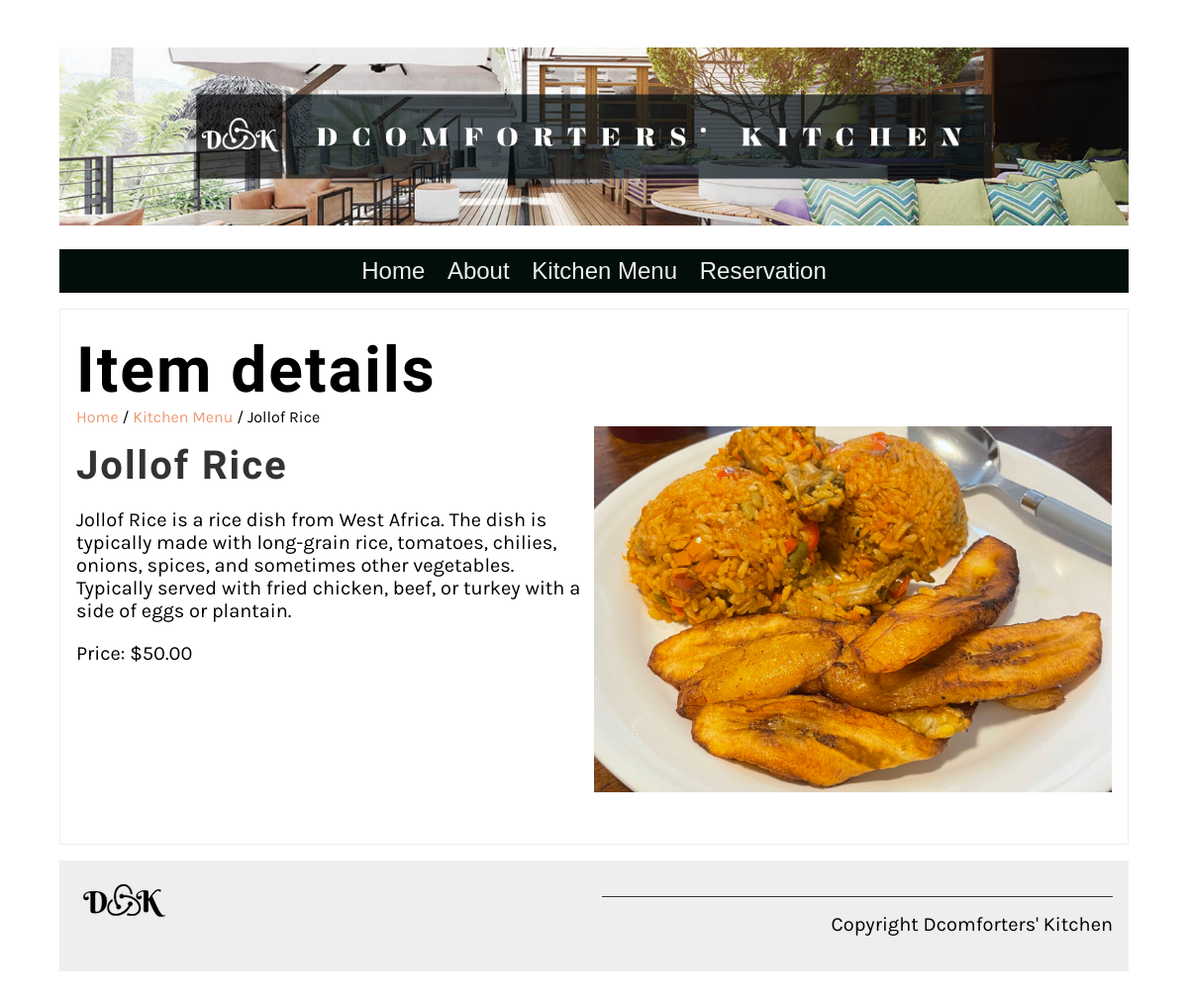
Page /kitchen/menu_details/1 on the committed database.
### secondproject/newapp/models.py (models this page shows, shortened)
class Menu(models.Model):
    food_name = models.CharField(max_length=100)
    cuisine = models.CharField(max_length=100)
    item_description = models.TextField(max_length=1000, default='')
    price = models.DecimalField(max_digits=10, decimal_places=2, null=True, blank=True)
    prep_time = models.IntegerField(default=25)
    calories = models.IntegerField(default=1000)

### secondproject/newapp/views.py (the view)
# urls.py: path('menu_details/<int:pk>', views.menu_details, name='menu_details'),
def menu_details(request, pk=None):
    if pk:
        menu_item = Menu.objects.get(pk=pk)
    else:
        menu_item = ''
    return render(request, 'menu_details.html', {"menu_item" : menu_item})

### secondproject/newapp/templates/menu_details.html
{% extends 'base.html' %}
{% load static %}
{% block content %}
<section>
    <article>
        <h1>Item details</h1>
        <span>
            <a href="{% url 'home' %}">Home</a> /
            <a href="{% url 'kitchen' %}">Kitchen Menu</a> /
            {{ menu_item.food_name }}
        </span>
        <div class="row">
            <div class="column">
                <h2>
                    {{ menu_item.food_name }}
                </h2>
                <p>
                    {{ menu_item.item_description }}
                </p>
                <p>
                    Price: ${{ menu_item.price }}
                </p>
            </div>
            <div class="column">
                <img src="/static/img/menu_items/{{menu_item.food_name}}.jpg" alt="{{ menu_item.food_name}}" />
            </div>
        </div>
    </article>
</section>
{% endblock %}

### secondproject/newapp/static/css/style.css (style rules this page uses)
body { font-family: 'Karla', sans-serif; margin-top: 3rem; margin-bottom: 3rem; margin-left: 5%; margin-right: 5%; }
h1, h2, h3, h4, h5, h6 { font-family: 'Markazi Text', serif; letter-spacing: 2px;; }
h1 { font-size: 4rem; margin-top: 1.5rem; margin-bottom: 0; }
h2 { font-size: 2.5rem; color: #333333; margin:1rem 0; }
p, ul { font-size: 1.25rem;; }
a { color: #EE9972; text-decoration: none; }
section { display: flex; gap: 2rem 1rem; margin-top: 1rem; margin-bottom: 1rem; flex-direction: row; }
article { flex:1; }
article img { max-width: 100%; }
main article { border: 1px solid #EDEFEE; padding-left: 1rem; padding-right: 1rem; }
.row { display: flex; flex-direction: row; width: 100%; padding-bottom: 1rem; }
.column { flex-basis: 50%; margin-bottom: 1rem; padding-bottom: 1rem; }

### rows in the picture
Menu: food_name "Jollof Rice", item_description "Jollof Rice is a rice dish from West Africa. The dish is typically made with long-grain rice, tomatoes, chilies, onions, spices, and sometimes other vegetables. Typically served with fried chicken, beef, or turkey with a side of eggs or plantain.", price "50.00", food_name (picture)
